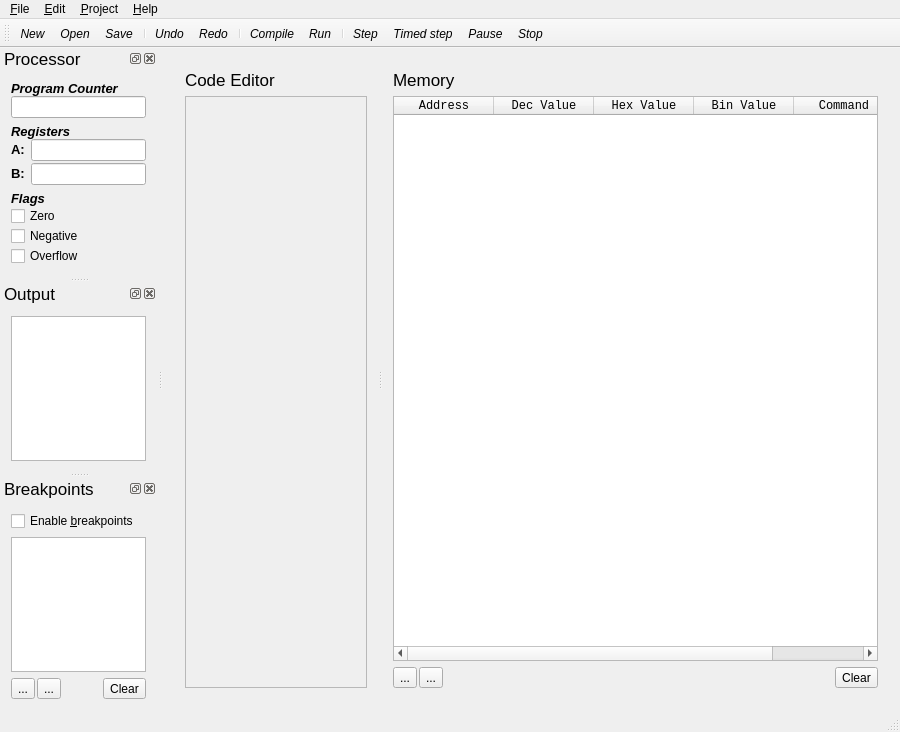
<?xml version="1.0" encoding="UTF-8"?>
<ui version="4.0">
 <class>MainWindowClass</class>
 <widget class="QMainWindow" name="MainWindowClass">
  <property name="geometry">
   <rect>
    <x>0</x>
    <y>0</y>
    <width>900</width>
    <height>732</height>
   </rect>
  </property>
  <property name="windowTitle">
   <string>QPasm - Pseudo Assembler</string>
  </property>
  <property name="windowIcon">
   <iconset resource="qpasm.qrc">
    <normaloff>:/res/img/qpasm.png</normaloff>:/res/img/qpasm.png</iconset>
  </property>
  <widget class="QWidget" name="centralWidget">
   <layout class="QVBoxLayout" name="verticalLayout_6">
    <item>
     <widget class="QSplitter" name="splitter">
      <property name="orientation">
       <enum>Qt::Horizontal</enum>
      </property>
      <widget class="QWidget" name="layoutWidgetEditor">
       <layout class="QVBoxLayout" name="editorLayout">
        <item>
         <widget class="QLabel" name="label_2">
          <property name="styleSheet">
           <string notr="true">font-size: 17px;</string>
          </property>
          <property name="text">
           <string>Code Editor</string>
          </property>
         </widget>
        </item>
        <item>
         <widget class="CodeEdit" name="frameAsmCode">
          <property name="sizePolicy">
           <sizepolicy hsizetype="Expanding" vsizetype="Expanding">
            <horstretch>0</horstretch>
            <verstretch>0</verstretch>
           </sizepolicy>
          </property>
          <property name="frameShape">
           <enum>QFrame::StyledPanel</enum>
          </property>
          <property name="frameShadow">
           <enum>QFrame::Raised</enum>
          </property>
         </widget>
        </item>
       </layout>
      </widget>
      <widget class="QWidget" name="layoutWidgetMemory">
       <layout class="QVBoxLayout" name="memLayout">
        <item>
         <widget class="QLabel" name="label_3">
          <property name="styleSheet">
           <string notr="true">font-size: 17px;</string>
          </property>
          <property name="text">
           <string>Memory</string>
          </property>
         </widget>
        </item>
        <item>
         <widget class="QTableWidget" name="tableMem">
          <property name="font">
           <font>
            <family>Monospace</family>
           </font>
          </property>
          <property name="selectionMode">
           <enum>QAbstractItemView::SingleSelection</enum>
          </property>
          <property name="selectionBehavior">
           <enum>QAbstractItemView::SelectRows</enum>
          </property>
          <attribute name="horizontalHeaderStretchLastSection">
           <bool>true</bool>
          </attribute>
          <attribute name="verticalHeaderVisible">
           <bool>false</bool>
          </attribute>
          <column>
           <property name="text">
            <string>Address</string>
           </property>
          </column>
          <column>
           <property name="text">
            <string>Dec Value</string>
           </property>
          </column>
          <column>
           <property name="text">
            <string>Hex Value</string>
           </property>
          </column>
          <column>
           <property name="text">
            <string>Bin Value</string>
           </property>
          </column>
          <column>
           <property name="text">
            <string>Command</string>
           </property>
          </column>
         </widget>
        </item>
        <item>
         <layout class="QHBoxLayout" name="horizontalLayout_3">
          <property name="spacing">
           <number>2</number>
          </property>
          <item>
           <widget class="QToolButton" name="memAddBtn">
            <property name="text">
             <string>...</string>
            </property>
            <property name="icon">
             <iconset resource="qpasm.qrc">
              <normaloff>:/res/img/list-add.png</normaloff>:/res/img/list-add.png</iconset>
            </property>
           </widget>
          </item>
          <item>
           <widget class="QToolButton" name="memDelBtn">
            <property name="text">
             <string>...</string>
            </property>
            <property name="icon">
             <iconset resource="qpasm.qrc">
              <normaloff>:/res/img/list-remove.png</normaloff>:/res/img/list-remove.png</iconset>
            </property>
           </widget>
          </item>
          <item>
           <spacer name="horizontalSpacer_2">
            <property name="orientation">
             <enum>Qt::Horizontal</enum>
            </property>
            <property name="sizeHint" stdset="0">
             <size>
              <width>40</width>
              <height>20</height>
             </size>
            </property>
           </spacer>
          </item>
          <item>
           <widget class="QToolButton" name="memClearBtn">
            <property name="text">
             <string>Clear</string>
            </property>
           </widget>
          </item>
         </layout>
        </item>
       </layout>
      </widget>
     </widget>
    </item>
   </layout>
  </widget>
  <widget class="QToolBar" name="toolBar">
   <property name="font">
    <font>
     <italic>true</italic>
    </font>
   </property>
   <property name="windowTitle">
    <string>toolBar</string>
   </property>
   <property name="iconSize">
    <size>
     <width>48</width>
     <height>48</height>
    </size>
   </property>
   <property name="toolButtonStyle">
    <enum>Qt::ToolButtonTextUnderIcon</enum>
   </property>
   <property name="floatable">
    <bool>false</bool>
   </property>
   <attribute name="toolBarArea">
    <enum>TopToolBarArea</enum>
   </attribute>
   <attribute name="toolBarBreak">
    <bool>false</bool>
   </attribute>
   <addaction name="actionNew"/>
   <addaction name="actionOpen"/>
   <addaction name="actionSave"/>
   <addaction name="separator"/>
   <addaction name="actionUndo"/>
   <addaction name="actionRedo"/>
   <addaction name="separator"/>
   <addaction name="actionCompile"/>
   <addaction name="actionRun"/>
   <addaction name="separator"/>
   <addaction name="actionStep"/>
   <addaction name="actionTimedStep"/>
   <addaction name="actionPause"/>
   <addaction name="actionStop"/>
  </widget>
  <widget class="QStatusBar" name="statusBar"/>
  <widget class="QMenuBar" name="menuBar">
   <property name="geometry">
    <rect>
     <x>0</x>
     <y>0</y>
     <width>900</width>
     <height>25</height>
    </rect>
   </property>
   <widget class="QMenu" name="menuFile">
    <property name="title">
     <string>&amp;File</string>
    </property>
    <addaction name="actionNew"/>
    <addaction name="actionOpen"/>
    <addaction name="separator"/>
    <addaction name="actionSave"/>
    <addaction name="actionSaveAs"/>
    <addaction name="separator"/>
    <addaction name="actionExit"/>
   </widget>
   <widget class="QMenu" name="menuProject">
    <property name="title">
     <string>&amp;Project</string>
    </property>
    <addaction name="actionCompile"/>
    <addaction name="actionRun"/>
    <addaction name="separator"/>
    <addaction name="actionStep"/>
    <addaction name="actionTimedStep"/>
    <addaction name="actionPause"/>
    <addaction name="actionStop"/>
   </widget>
   <widget class="QMenu" name="menuAbout">
    <property name="title">
     <string>&amp;Help</string>
    </property>
    <addaction name="actionAboutQPasm"/>
   </widget>
   <widget class="QMenu" name="menuEdit">
    <property name="title">
     <string>&amp;Edit</string>
    </property>
    <addaction name="actionUndo"/>
    <addaction name="actionRedo"/>
    <addaction name="separator"/>
    <addaction name="actionCut"/>
    <addaction name="actionCopy"/>
    <addaction name="actionPaste"/>
    <addaction name="separator"/>
    <addaction name="actionSettings"/>
   </widget>
   <addaction name="menuFile"/>
   <addaction name="menuEdit"/>
   <addaction name="menuProject"/>
   <addaction name="menuAbout"/>
  </widget>
  <widget class="QDockWidget" name="dockProc">
   <property name="styleSheet">
    <string notr="true">QDockWidget {font-size: 17px;}</string>
   </property>
   <property name="windowTitle">
    <string>Processor</string>
   </property>
   <attribute name="dockWidgetArea">
    <number>1</number>
   </attribute>
   <widget class="QWidget" name="dockWidgetContents">
    <layout class="QVBoxLayout" name="verticalLayout_3">
     <item>
      <layout class="QVBoxLayout" name="verticalLayout_7">
       <property name="spacing">
        <number>0</number>
       </property>
       <item>
        <widget class="QLabel" name="label_6">
         <property name="text">
          <string>&lt;!DOCTYPE HTML PUBLIC &quot;-//W3C//DTD HTML 4.0//EN&quot; &quot;http://www.w3.org/TR/REC-html40/strict.dtd&quot;&gt;
&lt;html&gt;&lt;head&gt;&lt;meta name=&quot;qrichtext&quot; content=&quot;1&quot; /&gt;&lt;style type=&quot;text/css&quot;&gt;
p, li { white-space: pre-wrap; }
&lt;/style&gt;&lt;/head&gt;&lt;body style=&quot; font-family:'Sans'; font-size:10pt; font-weight:400; font-style:normal;&quot;&gt;
&lt;p style=&quot; margin-top:0px; margin-bottom:0px; margin-left:0px; margin-right:0px; -qt-block-indent:0; text-indent:0px;&quot;&gt;&lt;span style=&quot; font-weight:600; font-style:italic;&quot;&gt;Program Counter&lt;/span&gt;&lt;/p&gt;&lt;/body&gt;&lt;/html&gt;</string>
         </property>
        </widget>
       </item>
       <item>
        <widget class="QLineEdit" name="linePC">
         <property name="styleSheet">
          <string notr="true"/>
         </property>
         <property name="text">
          <string/>
         </property>
         <property name="readOnly">
          <bool>true</bool>
         </property>
        </widget>
       </item>
      </layout>
     </item>
     <item>
      <layout class="QVBoxLayout" name="verticalLayout_8">
       <property name="spacing">
        <number>0</number>
       </property>
       <item>
        <widget class="QLabel" name="label_7">
         <property name="text">
          <string>&lt;!DOCTYPE HTML PUBLIC &quot;-//W3C//DTD HTML 4.0//EN&quot; &quot;http://www.w3.org/TR/REC-html40/strict.dtd&quot;&gt;
&lt;html&gt;&lt;head&gt;&lt;meta name=&quot;qrichtext&quot; content=&quot;1&quot; /&gt;&lt;style type=&quot;text/css&quot;&gt;
p, li { white-space: pre-wrap; }
&lt;/style&gt;&lt;/head&gt;&lt;body style=&quot; font-family:'Sans'; font-size:10pt; font-weight:400; font-style:normal;&quot;&gt;
&lt;p style=&quot; margin-top:0px; margin-bottom:0px; margin-left:0px; margin-right:0px; -qt-block-indent:0; text-indent:0px;&quot;&gt;&lt;span style=&quot; font-weight:600; font-style:italic;&quot;&gt;Registers&lt;/span&gt;&lt;/p&gt;&lt;/body&gt;&lt;/html&gt;</string>
         </property>
        </widget>
       </item>
       <item>
        <layout class="QGridLayout" name="gridLayout_2">
         <property name="horizontalSpacing">
          <number>6</number>
         </property>
         <property name="verticalSpacing">
          <number>2</number>
         </property>
         <item row="0" column="0">
          <widget class="QLabel" name="label_8">
           <property name="text">
            <string>&lt;!DOCTYPE HTML PUBLIC &quot;-//W3C//DTD HTML 4.0//EN&quot; &quot;http://www.w3.org/TR/REC-html40/strict.dtd&quot;&gt;
&lt;html&gt;&lt;head&gt;&lt;meta name=&quot;qrichtext&quot; content=&quot;1&quot; /&gt;&lt;style type=&quot;text/css&quot;&gt;
p, li { white-space: pre-wrap; }
&lt;/style&gt;&lt;/head&gt;&lt;body style=&quot; font-family:'Sans'; font-size:10pt; font-weight:400; font-style:normal;&quot;&gt;
&lt;p style=&quot; margin-top:0px; margin-bottom:0px; margin-left:0px; margin-right:0px; -qt-block-indent:0; text-indent:0px;&quot;&gt;&lt;span style=&quot; font-weight:600;&quot;&gt;A:&lt;/span&gt;&lt;/p&gt;&lt;/body&gt;&lt;/html&gt;</string>
           </property>
          </widget>
         </item>
         <item row="0" column="1">
          <widget class="QLineEdit" name="lineRegA">
           <property name="text">
            <string/>
           </property>
           <property name="maxLength">
            <number>32767</number>
           </property>
           <property name="readOnly">
            <bool>true</bool>
           </property>
          </widget>
         </item>
         <item row="1" column="0">
          <widget class="QLabel" name="label_9">
           <property name="text">
            <string>&lt;!DOCTYPE HTML PUBLIC &quot;-//W3C//DTD HTML 4.0//EN&quot; &quot;http://www.w3.org/TR/REC-html40/strict.dtd&quot;&gt;
&lt;html&gt;&lt;head&gt;&lt;meta name=&quot;qrichtext&quot; content=&quot;1&quot; /&gt;&lt;style type=&quot;text/css&quot;&gt;
p, li { white-space: pre-wrap; }
&lt;/style&gt;&lt;/head&gt;&lt;body style=&quot; font-family:'Sans'; font-size:10pt; font-weight:400; font-style:normal;&quot;&gt;
&lt;p style=&quot; margin-top:0px; margin-bottom:0px; margin-left:0px; margin-right:0px; -qt-block-indent:0; text-indent:0px;&quot;&gt;&lt;span style=&quot; font-weight:600;&quot;&gt;B:&lt;/span&gt;&lt;/p&gt;&lt;/body&gt;&lt;/html&gt;</string>
           </property>
          </widget>
         </item>
         <item row="1" column="1">
          <widget class="QLineEdit" name="lineRegB">
           <property name="text">
            <string/>
           </property>
           <property name="maxLength">
            <number>32767</number>
           </property>
           <property name="readOnly">
            <bool>true</bool>
           </property>
          </widget>
         </item>
        </layout>
       </item>
      </layout>
     </item>
     <item>
      <layout class="QVBoxLayout" name="verticalLayout_9">
       <property name="spacing">
        <number>0</number>
       </property>
       <item>
        <widget class="QLabel" name="label_10">
         <property name="text">
          <string>&lt;!DOCTYPE HTML PUBLIC &quot;-//W3C//DTD HTML 4.0//EN&quot; &quot;http://www.w3.org/TR/REC-html40/strict.dtd&quot;&gt;
&lt;html&gt;&lt;head&gt;&lt;meta name=&quot;qrichtext&quot; content=&quot;1&quot; /&gt;&lt;style type=&quot;text/css&quot;&gt;
p, li { white-space: pre-wrap; }
&lt;/style&gt;&lt;/head&gt;&lt;body style=&quot; font-family:'Sans'; font-size:10pt; font-weight:400; font-style:normal;&quot;&gt;
&lt;p style=&quot; margin-top:0px; margin-bottom:0px; margin-left:0px; margin-right:0px; -qt-block-indent:0; text-indent:0px;&quot;&gt;&lt;span style=&quot; font-weight:600; font-style:italic;&quot;&gt;Flags&lt;/span&gt;&lt;/p&gt;&lt;/body&gt;&lt;/html&gt;</string>
         </property>
        </widget>
       </item>
       <item>
        <widget class="QCheckBox" name="flagZero">
         <property name="styleSheet">
          <string notr="true">color: black;</string>
         </property>
         <property name="text">
          <string>Zero</string>
         </property>
        </widget>
       </item>
       <item>
        <widget class="QCheckBox" name="flagNeg">
         <property name="styleSheet">
          <string notr="true">color: black;</string>
         </property>
         <property name="text">
          <string>Negative</string>
         </property>
        </widget>
       </item>
       <item>
        <widget class="QCheckBox" name="flagOverflow">
         <property name="styleSheet">
          <string notr="true">color: black;</string>
         </property>
         <property name="text">
          <string>Overflow</string>
         </property>
        </widget>
       </item>
      </layout>
     </item>
     <item>
      <spacer name="verticalSpacer">
       <property name="orientation">
        <enum>Qt::Vertical</enum>
       </property>
       <property name="sizeHint" stdset="0">
        <size>
         <width>20</width>
         <height>40</height>
        </size>
       </property>
      </spacer>
     </item>
    </layout>
   </widget>
  </widget>
  <widget class="QDockWidget" name="dockOut">
   <property name="styleSheet">
    <string notr="true">QDockWidget {font-size: 17px;}</string>
   </property>
   <property name="windowTitle">
    <string>Output</string>
   </property>
   <attribute name="dockWidgetArea">
    <number>1</number>
   </attribute>
   <widget class="QWidget" name="dockWidgetContents_2">
    <layout class="QVBoxLayout" name="verticalLayout_4">
     <item>
      <widget class="QTextEdit" name="textOutput">
       <property name="sizePolicy">
        <sizepolicy hsizetype="Ignored" vsizetype="Expanding">
         <horstretch>0</horstretch>
         <verstretch>0</verstretch>
        </sizepolicy>
       </property>
       <property name="readOnly">
        <bool>true</bool>
       </property>
      </widget>
     </item>
    </layout>
   </widget>
  </widget>
  <widget class="QDockWidget" name="dockBreak">
   <property name="styleSheet">
    <string notr="true">QDockWidget {font-size: 17px;}</string>
   </property>
   <property name="windowTitle">
    <string>Breakpoints</string>
   </property>
   <attribute name="dockWidgetArea">
    <number>1</number>
   </attribute>
   <widget class="QWidget" name="dockWidgetContents_3">
    <layout class="QVBoxLayout" name="verticalLayout_5">
     <item>
      <widget class="QCheckBox" name="checkEnableBp">
       <property name="text">
        <string>Enable &amp;breakpoints</string>
       </property>
      </widget>
     </item>
     <item>
      <widget class="QListWidget" name="bpList">
       <property name="sizePolicy">
        <sizepolicy hsizetype="Ignored" vsizetype="Expanding">
         <horstretch>0</horstretch>
         <verstretch>0</verstretch>
        </sizepolicy>
       </property>
       <property name="minimumSize">
        <size>
         <width>100</width>
         <height>20</height>
        </size>
       </property>
      </widget>
     </item>
     <item>
      <layout class="QHBoxLayout" name="horizontalLayout_2">
       <property name="spacing">
        <number>2</number>
       </property>
       <item>
        <widget class="QToolButton" name="bpAddBtn">
         <property name="text">
          <string>...</string>
         </property>
         <property name="icon">
          <iconset resource="qpasm.qrc">
           <normaloff>:/res/img/list-add.png</normaloff>:/res/img/list-add.png</iconset>
         </property>
        </widget>
       </item>
       <item>
        <widget class="QToolButton" name="bpDelBtn">
         <property name="text">
          <string>...</string>
         </property>
         <property name="icon">
          <iconset resource="qpasm.qrc">
           <normaloff>:/res/img/list-remove.png</normaloff>:/res/img/list-remove.png</iconset>
         </property>
        </widget>
       </item>
       <item>
        <spacer name="horizontalSpacer">
         <property name="orientation">
          <enum>Qt::Horizontal</enum>
         </property>
         <property name="sizeHint" stdset="0">
          <size>
           <width>40</width>
           <height>20</height>
          </size>
         </property>
        </spacer>
       </item>
       <item>
        <widget class="QToolButton" name="bpClearBtn">
         <property name="text">
          <string>Clear</string>
         </property>
        </widget>
       </item>
      </layout>
     </item>
    </layout>
   </widget>
  </widget>
  <action name="actionNew">
   <property name="icon">
    <iconset resource="qpasm.qrc">
     <normaloff>:/res/img/document-new.png</normaloff>:/res/img/document-new.png</iconset>
   </property>
   <property name="text">
    <string>&amp;New</string>
   </property>
   <property name="toolTip">
    <string>New</string>
   </property>
   <property name="shortcut">
    <string>Ctrl+N</string>
   </property>
  </action>
  <action name="actionOpen">
   <property name="icon">
    <iconset resource="qpasm.qrc">
     <normaloff>:/res/img/document-open.png</normaloff>:/res/img/document-open.png</iconset>
   </property>
   <property name="text">
    <string>&amp;Open...</string>
   </property>
   <property name="shortcut">
    <string>Ctrl+O</string>
   </property>
  </action>
  <action name="actionSave">
   <property name="icon">
    <iconset resource="qpasm.qrc">
     <normaloff>:/res/img/document-save.png</normaloff>:/res/img/document-save.png</iconset>
   </property>
   <property name="text">
    <string>&amp;Save</string>
   </property>
   <property name="shortcut">
    <string>Ctrl+S</string>
   </property>
  </action>
  <action name="actionSaveAs">
   <property name="icon">
    <iconset resource="qpasm.qrc">
     <normaloff>:/res/img/document-save-as.png</normaloff>:/res/img/document-save-as.png</iconset>
   </property>
   <property name="text">
    <string>Save &amp;As...</string>
   </property>
  </action>
  <action name="actionCompile">
   <property name="icon">
    <iconset resource="qpasm.qrc">
     <normaloff>:/res/img/compile.png</normaloff>:/res/img/compile.png</iconset>
   </property>
   <property name="text">
    <string>&amp;Compile</string>
   </property>
   <property name="shortcut">
    <string>Ctrl+F7</string>
   </property>
  </action>
  <action name="actionRun">
   <property name="icon">
    <iconset resource="qpasm.qrc">
     <normaloff>:/res/img/run.png</normaloff>:/res/img/run.png</iconset>
   </property>
   <property name="text">
    <string>&amp;Run</string>
   </property>
   <property name="shortcut">
    <string>Ctrl+F5</string>
   </property>
  </action>
  <action name="actionExit">
   <property name="icon">
    <iconset resource="qpasm.qrc">
     <normaloff>:/res/img/application-exit.png</normaloff>:/res/img/application-exit.png</iconset>
   </property>
   <property name="text">
    <string>E&amp;xit</string>
   </property>
  </action>
  <action name="actionStep">
   <property name="icon">
    <iconset resource="qpasm.qrc">
     <normaloff>:/res/img/step.png</normaloff>:/res/img/step.png</iconset>
   </property>
   <property name="text">
    <string>&amp;Step</string>
   </property>
   <property name="shortcut">
    <string>F5</string>
   </property>
  </action>
  <action name="actionAboutQPasm">
   <property name="text">
    <string>About &amp;QPasm...</string>
   </property>
   <property name="shortcut">
    <string>F1</string>
   </property>
  </action>
  <action name="actionUndo">
   <property name="icon">
    <iconset resource="qpasm.qrc">
     <normaloff>:/res/img/edit-undo.png</normaloff>:/res/img/edit-undo.png</iconset>
   </property>
   <property name="text">
    <string>&amp;Undo</string>
   </property>
   <property name="shortcut">
    <string>Ctrl+Z</string>
   </property>
  </action>
  <action name="actionRedo">
   <property name="icon">
    <iconset resource="qpasm.qrc">
     <normaloff>:/res/img/edit-redo.png</normaloff>:/res/img/edit-redo.png</iconset>
   </property>
   <property name="text">
    <string>&amp;Redo</string>
   </property>
   <property name="shortcut">
    <string>Ctrl+Y</string>
   </property>
  </action>
  <action name="actionTimedStep">
   <property name="icon">
    <iconset resource="qpasm.qrc">
     <normaloff>:/res/img/timed-step.png</normaloff>:/res/img/timed-step.png</iconset>
   </property>
   <property name="text">
    <string>&amp;Timed step</string>
   </property>
  </action>
  <action name="actionCut">
   <property name="icon">
    <iconset resource="qpasm.qrc">
     <normaloff>:/res/img/edit-cut.png</normaloff>:/res/img/edit-cut.png</iconset>
   </property>
   <property name="text">
    <string>Cu&amp;t</string>
   </property>
   <property name="shortcut">
    <string>Ctrl+X</string>
   </property>
  </action>
  <action name="actionCopy">
   <property name="icon">
    <iconset resource="qpasm.qrc">
     <normaloff>:/res/img/edit-copy.png</normaloff>:/res/img/edit-copy.png</iconset>
   </property>
   <property name="text">
    <string>&amp;Copy</string>
   </property>
   <property name="shortcut">
    <string>Ctrl+C</string>
   </property>
  </action>
  <action name="actionPaste">
   <property name="icon">
    <iconset resource="qpasm.qrc">
     <normaloff>:/res/img/edit-paste.png</normaloff>:/res/img/edit-paste.png</iconset>
   </property>
   <property name="text">
    <string>&amp;Paste</string>
   </property>
   <property name="shortcut">
    <string>Ctrl+V</string>
   </property>
  </action>
  <action name="actionStop">
   <property name="icon">
    <iconset resource="qpasm.qrc">
     <normaloff>:/res/img/stop.png</normaloff>:/res/img/stop.png</iconset>
   </property>
   <property name="text">
    <string>S&amp;top</string>
   </property>
  </action>
  <action name="actionPause">
   <property name="icon">
    <iconset resource="qpasm.qrc">
     <normaloff>:/res/img/pause.png</normaloff>:/res/img/pause.png</iconset>
   </property>
   <property name="text">
    <string>&amp;Pause</string>
   </property>
   <property name="shortcut">
    <string>Ctrl+P</string>
   </property>
  </action>
  <action name="actionSettings">
   <property name="icon">
    <iconset resource="qpasm.qrc">
     <normaloff>:/res/img/configure.png</normaloff>:/res/img/configure.png</iconset>
   </property>
   <property name="text">
    <string>&amp;Settings</string>
   </property>
  </action>
 </widget>
 <layoutdefault spacing="6" margin="11"/>
 <customwidgets>
  <customwidget>
   <class>CodeEdit</class>
   <extends>QFrame</extends>
   <header>codeedit.h</header>
   <container>1</container>
  </customwidget>
 </customwidgets>
 <resources>
  <include location="qpasm.qrc"/>
 </resources>
 <connections/>
</ui>
